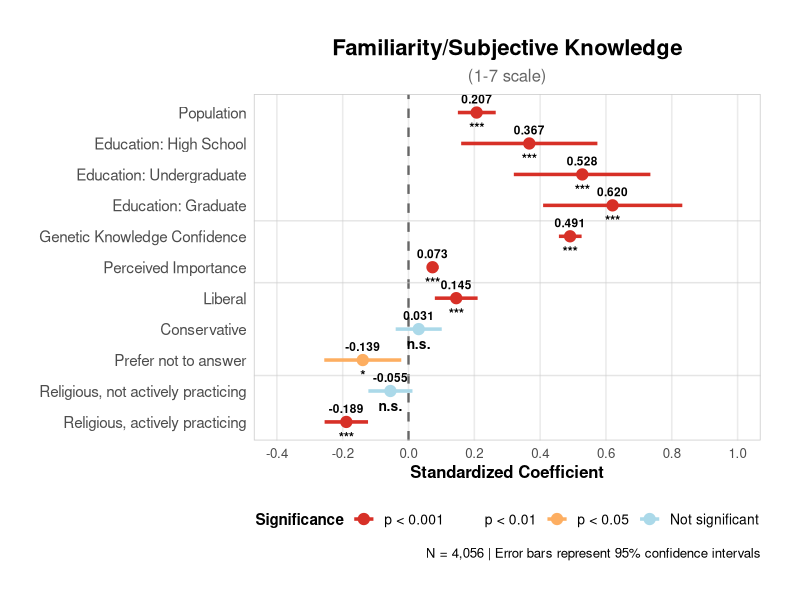
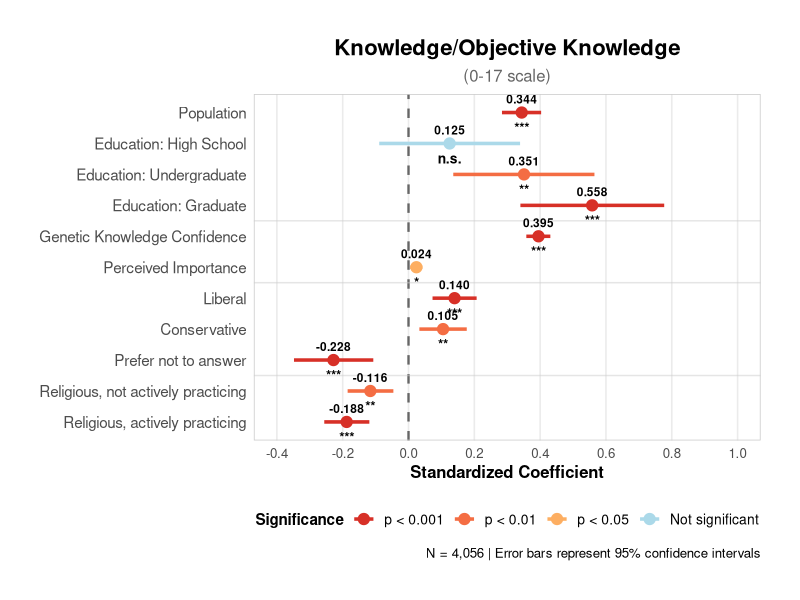
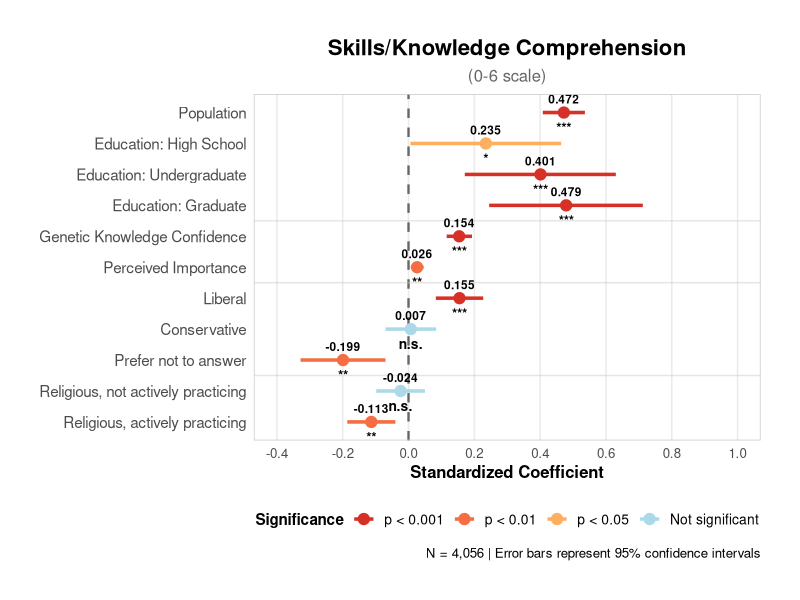
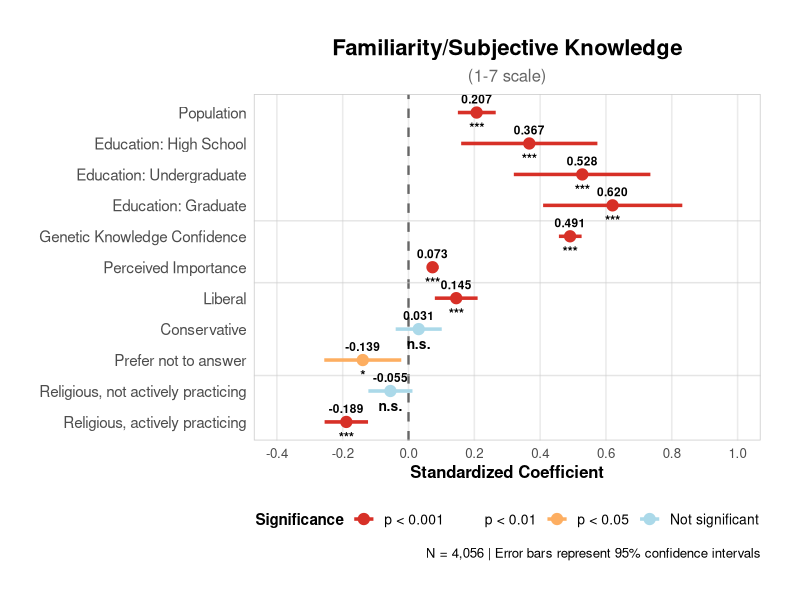
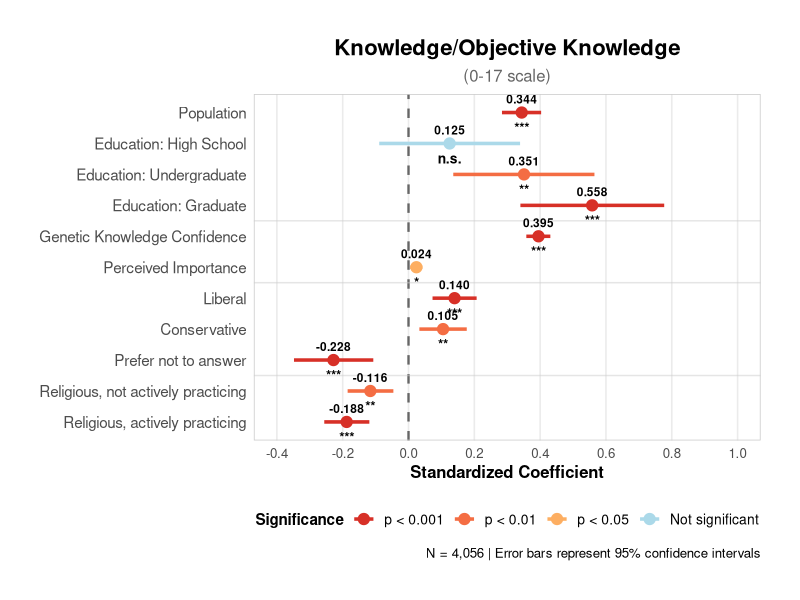
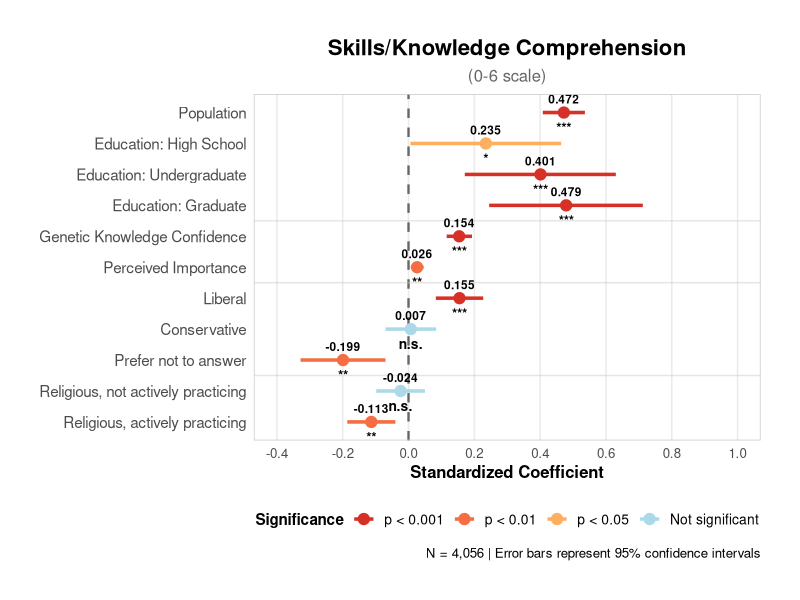

These figures' R source, in order: (Note: this script raises an error after producing the figures.)
################################################################################
# Forest Plots for Genetic Literacy Predictors
# 
# Description: Creates forest plots showing standardized regression coefficients
#              for predictors of three genetic literacy outcomes:
#              1. Familiarity/Subjective Knowledge (1-7 scale)
#              2. Knowledge/Objective Knowledge (0-17 scale)  
#              3. Skills/Knowledge Comprehension (0-6 scale)
# Code generated by Claude; please reference Claudev4.1 Opus, Anthropic
# Author: [Your Name]
# Date: September 2025
# R Version: [Your R Version]
#
# Required packages: ggplot2, dplyr, tidyr, gridExtra
#
# Data: N = 4,056 participants from SPARK and general population cohorts
################################################################################

# Load required libraries ------------------------------------------------------
library(ggplot2)
library(dplyr)
library(tidyr)
library(gridExtra)

# Set theme for publication-quality plots -------------------------------------
theme_set(theme_minimal(base_size = 12))

# Define color scheme for significance levels ---------------------------------
sig_colors <- c(
  "***" = "#d73027",  # Dark red for p < 0.001
  "**" = "#f46d43",   # Orange for p < 0.01
  "*" = "#fdae61",    # Yellow for p < 0.05
  "n.s." = "#abd9e9"  # Light blue for non-significant
)

# Create data frames for each outcome -----------------------------------------

# Familiarity/Subjective Knowledge data
familiarity_data <- data.frame(
  variable = factor(c(
    "Population",
    "Education: High School",
    "Education: Undergraduate",
    "Education: Graduate",
    "Genetic Knowledge Confidence",
    "Perceived Importance",
    "Liberal",
    "Conservative",
    "Prefer not to answer",
    "Religious, not actively practicing",
    "Religious, actively practicing"
  ), levels = rev(c(
    "Population",
    "Education: High School",
    "Education: Undergraduate",
    "Education: Graduate",
    "Genetic Knowledge Confidence",
    "Perceived Importance",
    "Liberal",
    "Conservative",
    "Prefer not to answer",
    "Religious, not actively practicing",
    "Religious, actively practicing"
  ))),
  coefficient = c(0.207, 0.367, 0.528, 0.620, 0.491, 0.073, 0.145, 0.031, -0.139, -0.055, -0.189),
  lower_ci = c(0.150, 0.160, 0.320, 0.409, 0.457, 0.056, 0.080, -0.039, -0.256, -0.122, -0.255),
  upper_ci = c(0.265, 0.574, 0.735, 0.832, 0.526, 0.091, 0.210, 0.101, -0.022, 0.012, -0.123),
  significance = factor(c("***", "***", "***", "***", "***", "***", "***", "n.s.", "*", "n.s.", "***"),
                        levels = c("***", "**", "*", "n.s."))
)

# Knowledge/Objective Knowledge data
knowledge_data <- data.frame(
  variable = factor(c(
    "Population",
    "Education: High School",
    "Education: Undergraduate",
    "Education: Graduate",
    "Genetic Knowledge Confidence",
    "Perceived Importance",
    "Liberal",
    "Conservative",
    "Prefer not to answer",
    "Religious, not actively practicing",
    "Religious, actively practicing"
  ), levels = rev(c(
    "Population",
    "Education: High School",
    "Education: Undergraduate",
    "Education: Graduate",
    "Genetic Knowledge Confidence",
    "Perceived Importance",
    "Liberal",
    "Conservative",
    "Prefer not to answer",
    "Religious, not actively practicing",
    "Religious, actively practicing"
  ))),
  coefficient = c(0.344, 0.125, 0.351, 0.558, 0.395, 0.024, 0.140, 0.105, -0.228, -0.116, -0.188),
  lower_ci = c(0.284, -0.089, 0.136, 0.340, 0.358, 0.005, 0.073, 0.033, -0.348, -0.185, -0.256),
  upper_ci = c(0.403, 0.339, 0.565, 0.777, 0.431, 0.042, 0.207, 0.177, -0.107, -0.046, -0.119),
  significance = factor(c("***", "n.s.", "**", "***", "***", "*", "***", "**", "***", "**", "***"),
                        levels = c("***", "**", "*", "n.s."))
)

# Skills/Knowledge Comprehension data
skills_data <- data.frame(
  variable = factor(c(
    "Population",
    "Education: High School",
    "Education: Undergraduate",
    "Education: Graduate",
    "Genetic Knowledge Confidence",
    "Perceived Importance",
    "Liberal",
    "Conservative",
    "Prefer not to answer",
    "Religious, not actively practicing",
    "Religious, actively practicing"
  ), levels = rev(c(
    "Population",
    "Education: High School",
    "Education: Undergraduate",
    "Education: Graduate",
    "Genetic Knowledge Confidence",
    "Perceived Importance",
    "Liberal",
    "Conservative",
    "Prefer not to answer",
    "Religious, not actively practicing",
    "Religious, actively practicing"
  ))),
  coefficient = c(0.472, 0.235, 0.401, 0.479, 0.154, 0.026, 0.155, 0.007, -0.199, -0.024, -0.113),
  lower_ci = c(0.408, 0.006, 0.171, 0.245, 0.116, 0.007, 0.083, -0.070, -0.328, -0.098, -0.186),
  upper_ci = c(0.536, 0.464, 0.630, 0.712, 0.193, 0.046, 0.227, 0.084, -0.070, 0.050, -0.040),
  significance = factor(c("***", "*", "***", "***", "***", "**", "***", "n.s.", "**", "n.s.", "**"),
                        levels = c("***", "**", "*", "n.s."))
)

# Function to create forest plot ----------------------------------------------
create_forest_plot <- function(data, title, subtitle) {
  
  # Add separator lines positions
  separator_positions <- c(7.5, 5.5, 2.5)  # Between variable groups
  
  p <- ggplot(data, aes(x = coefficient, y = variable)) +
    # Add vertical reference line at 0
    geom_vline(xintercept = 0, linetype = "dashed", color = "gray40", size = 0.8) +
    
    # Add horizontal separator lines
    geom_hline(yintercept = separator_positions, 
               color = "gray80", size = 0.5, alpha = 0.5) +
    
    # Add confidence intervals
    geom_errorbarh(aes(xmin = lower_ci, xmax = upper_ci, color = significance), 
                   height = 0, size = 1.2) +
    
    # Add point estimates
    geom_point(aes(color = significance), size = 3.5) +
    
    # Add coefficient values as text
    geom_text(aes(label = sprintf("%.3f", coefficient)), 
              vjust = -1, size = 3, fontface = "bold") +
    
    # Add significance stars
    geom_text(aes(label = as.character(significance)), 
              vjust = 2, size = 3.5, fontface = "bold") +
    
    # Set color scale
    scale_color_manual(values = sig_colors,
                      name = "Significance",
                      labels = c("p < 0.001", "p < 0.01", "p < 0.05", "Not significant"),
                      drop = FALSE) +
    
    # Set x-axis limits and labels
    scale_x_continuous(limits = c(-0.4, 1.0),
                      breaks = seq(-0.4, 1.0, by = 0.2),
                      name = "Standardized Coefficient") +
    
    # Customize theme
    theme(
      plot.title = element_text(hjust = 0.5, size = 16, face = "bold"),
      plot.subtitle = element_text(hjust = 0.5, size = 12, color = "gray40"),
      axis.title.y = element_blank(),
      axis.text.y = element_text(size = 11, hjust = 1),
      axis.title.x = element_text(size = 12, face = "bold"),
      panel.grid.major.y = element_blank(),
      panel.grid.minor = element_blank(),
      panel.border = element_rect(color = "gray80", fill = NA),
      legend.position = "bottom",
      legend.title = element_text(size = 11, face = "bold"),
      legend.text = element_text(size = 10),
      plot.margin = unit(c(1, 1, 1, 1), "cm")
    ) +
    
    # Add title and subtitle
    labs(
      title = title,
      subtitle = subtitle,
      caption = "N = 4,056 | Error bars represent 95% confidence intervals"
    )
  
  return(p)
}

# Create individual forest plots -----------------------------------------------

# Plot 1: Familiarity
plot_familiarity <- create_forest_plot(
  familiarity_data,
  "Familiarity/Subjective Knowledge",
  "(1-7 scale)"
)

# Plot 2: Knowledge
plot_knowledge <- create_forest_plot(
  knowledge_data,
  "Knowledge/Objective Knowledge",
  "(0-17 scale)"
)

# Plot 3: Skills
plot_skills <- create_forest_plot(
  skills_data,
  "Skills/Knowledge Comprehension",
  "(0-6 scale)"
)

# Display plots ----------------------------------------------------------------
print(plot_familiarity)
print(plot_knowledge)
print(plot_skills)

# Save individual plots to files -----------------------------------------------
ggsave("forest_plot_familiarity.png", plot_familiarity, 
       width = 10, height = 8, dpi = 300, bg = "white")
ggsave("forest_plot_knowledge.png", plot_knowledge, 
       width = 10, height = 8, dpi = 300, bg = "white")
ggsave("forest_plot_skills.png", plot_skills, 
       width = 10, height = 8, dpi = 300, bg = "white")

# Create combined plot for paper -----------------------------------------------
combined_plot <- grid.arrange(
  plot_familiarity, 
  plot_knowledge, 
  plot_skills,
  ncol = 1,
  nrow = 3,
  top = textGrob("Regression Analysis: Predictors of Genetic Literacy", 
                 gp = gpar(fontsize = 18, fontface = "bold"))
)

# Save combined plot
ggsave("forest_plots_combined.png", combined_plot, 
       width = 12, height = 20, dpi = 300, bg = "white")

# Save as PDF for publication
ggsave("forest_plots_combined.pdf", combined_plot, 
       width = 12, height = 20, device = "pdf")

# Print summary statistics -----------------------------------------------------
cat("\n========== STANDARDIZED COEFFICIENTS SUMMARY ==========\n")
cat("\nFamiliarity/Subjective Knowledge:\n")
print(familiarity_data[, c("variable", "coefficient", "significance")])

cat("\nKnowledge/Objective Knowledge:\n")
print(knowledge_data[, c("variable", "coefficient", "significance")])

cat("\nSkills/Knowledge Comprehension:\n")
print(skills_data[, c("variable", "coefficient", "significance")])

# Export data for supplementary materials -------------------------------------
write.csv(familiarity_data, "familiarity_coefficients.csv", row.names = FALSE)
write.csv(knowledge_data, "knowledge_coefficients.csv", row.names = FALSE)
write.csv(skills_data, "skills_coefficients.csv", row.names = FALSE)

# Session info for reproducibility --------------------------------------------
cat("\n========== SESSION INFO ==========\n")
sessionInfo()